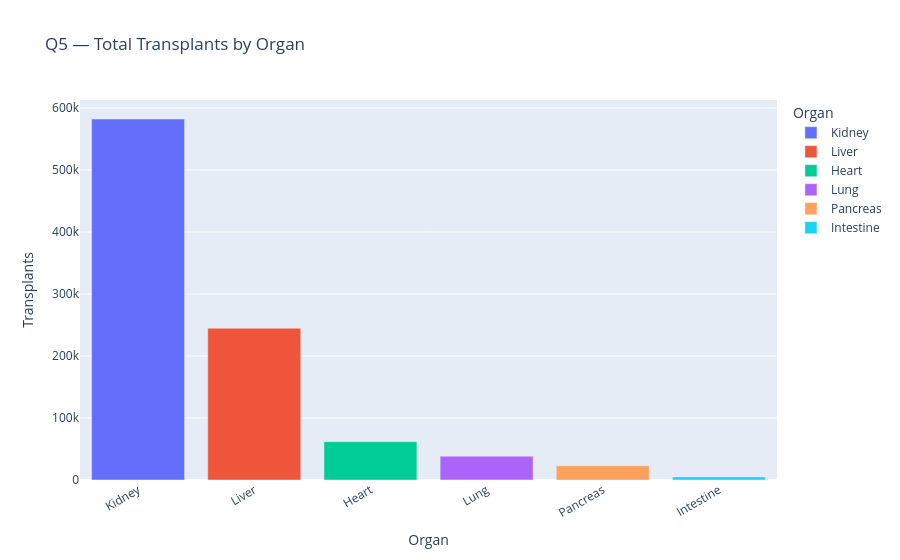

Notebook source saved alongside this figure:
### Markdown cell above
### Q5. Which organs account for the largest transplant volumes?
**Analysis and justification:** This view is selected to compare the relevant groups or examine the relationship between the variables. Use rates for population-adjusted comparisons and treat correlations as associations, not causation. After running the cell, record the highest/lowest groups, the pattern, any outliers, and one limitation in your report.

### Code cell
tmp = df.groupby("Organ", dropna=False)["Transplants"].sum().sort_values(ascending=False).reset_index()
fig = px.bar(tmp, x="Organ", y="Transplants", color="Organ", title="Q5 — Total Transplants by Organ")
fig.update_layout(xaxis_tickangle=-30); fig.show(); display(tmp)

### Figure 1 — Plotly figure (JSON) as saved in the notebook; plotly's stock layout.template omitted (floating-point values rounded to 4 significant figures)
{"data": [{"hovertemplate": "Organ=%{x}<br>Transplants=%{y}<extra></extra>", "legendgroup": "Kidney", "marker": {"color": "#636efa", "pattern": {"shape": ""}}, "name": "Kidney", "orientation": "v", "showlegend": true, "textposition": "auto", "type": "bar", "x": ["Kidney"], "xaxis": "x", "y": [582300.0], "yaxis": "y"}, {"hovertemplate": "Organ=%{x}<br>Transplants=%{y}<extra></extra>", "legendgroup": "Liver", "marker": {"color": "#EF553B", "pattern": {"shape": ""}}, "name": "Liver", "orientation": "v", "showlegend": true, "textposition": "auto", "type": "bar", "x": ["Liver"], "xaxis": "x", "y": [244900.0], "yaxis": "y"}, {"hovertemplate": "Organ=%{x}<br>Transplants=%{y}<extra></extra>", "legendgroup": "Heart", "marker": {"color": "#00cc96", "pattern": {"shape": ""}}, "name": "Heart", "orientation": "v", "showlegend": true, "textposition": "auto", "type": "bar", "x": ["Heart"], "xaxis": "x", "y": [61800.0], "yaxis": "y"}, {"hovertemplate": "Organ=%{x}<br>Transplants=%{y}<extra></extra>", "legendgroup": "Lung", "marker": {"color": "#ab63fa", "pattern": {"shape": ""}}, "name": "Lung", "orientation": "v", "showlegend": true, "textposition": "auto", "type": "bar", "x": ["Lung"], "xaxis": "x", "y": [38480.0], "yaxis": "y"}, {"hovertemplate": "Organ=%{x}<br>Transplants=%{y}<extra></extra>", "legendgroup": "Pancreas", "marker": {"color": "#FFA15A", "pattern": {"shape": ""}}, "name": "Pancreas", "orientation": "v", "showlegend": true, "textposition": "auto", "type": "bar", "x": ["Pancreas"], "xaxis": "x", "y": [23040.0], "yaxis": "y"}, {"hovertemplate": "Organ=%{x}<br>Transplants=%{y}<extra></extra>", "legendgroup": "Intestine", "marker": {"color": "#19d3f3", "pattern": {"shape": ""}}, "name": "Intestine", "orientation": "v", "showlegend": true, "textposition": "auto", "type": "bar", "x": ["Intestine"], "xaxis": "x", "y": [5005.0], "yaxis": "y"}], "layout": {"barmode": "relative", "legend": {"title": {"text": "Organ"}, "tracegroupgap": 0}, "title": {"text": "Q5 — Total Transplants by Organ"}, "xaxis": {"anchor": "y", "categoryarray": ["Kidney", "Liver", "Heart", "Lung", "Pancreas", "Intestine"], "categoryorder": "array", "domain": [0, 1], "tickangle": -30, "title": {"text": "Organ"}}, "yaxis": {"anchor": "x", "domain": [0, 1], "title": {"text": "Transplants"}}}}
